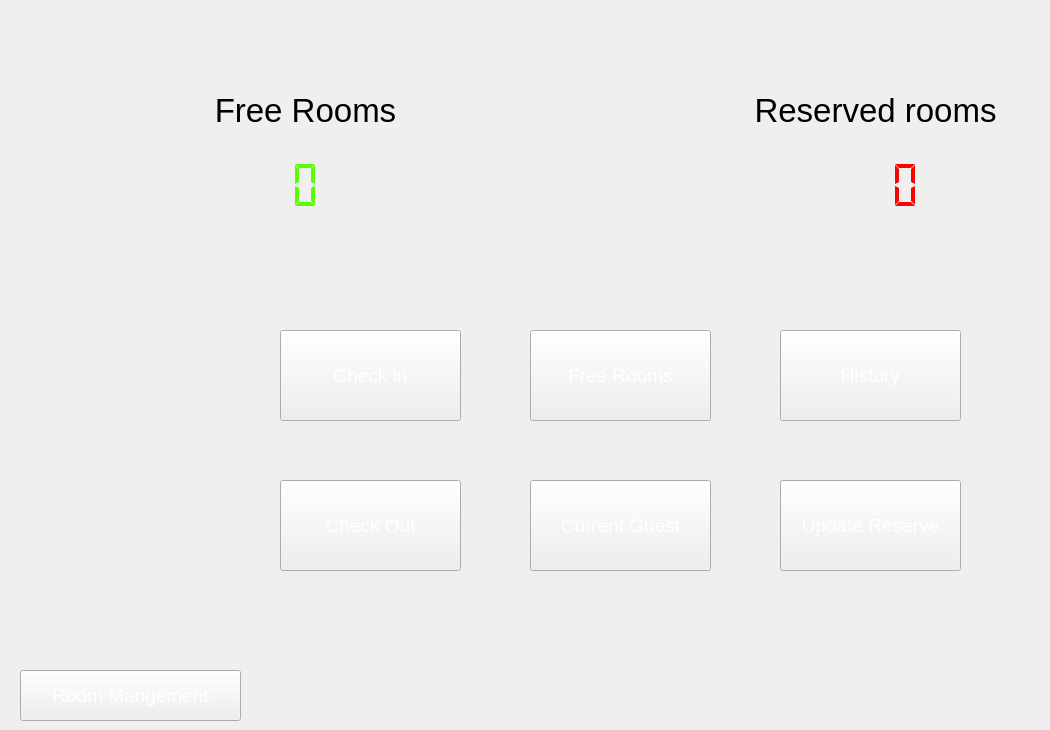
    <widget class="QWidget" name="tab_2">
     <attribute name="title">
      <string>Tab 2</string>
     </attribute>
     <widget class="QLabel" name="label_2">
      <property name="geometry">
       <rect>
        <x>140</x>
        <y>80</y>
        <width>331</width>
        <height>61</height>
       </rect>
      </property>
      <property name="font">
       <font>
        <pointsize>25</pointsize>
       </font>
      </property>
      <property name="text">
       <string>Free Rooms</string>
      </property>
      <property name="alignment">
       <set>Qt::AlignCenter</set>
      </property>
     </widget>
     <widget class="QLabel" name="label_5">
      <property name="geometry">
       <rect>
        <x>710</x>
        <y>80</y>
        <width>331</width>
        <height>61</height>
       </rect>
      </property>
      <property name="font">
       <font>
        <pointsize>25</pointsize>
       </font>
      </property>
      <property name="text">
       <string>Reserved rooms</string>
      </property>
      <property name="alignment">
       <set>Qt::AlignCenter</set>
      </property>
     </widget>
     <widget class="QLCDNumber" name="lcdNumber">
      <property name="geometry">
       <rect>
        <x>190</x>
        <y>160</y>
        <width>131</width>
        <height>51</height>
       </rect>
      </property>
      <property name="styleSheet">
       <string notr="true">QLCDNumber
{
color : rgb(85, 255, 0)
}</string>
      </property>
      <property name="frameShape">
       <enum>QFrame::NoFrame</enum>
      </property>
      <property name="frameShadow">
       <enum>QFrame::Sunken</enum>
      </property>
      <property name="midLineWidth">
       <number>20</number>
      </property>
      <property name="smallDecimalPoint">
       <bool>false</bool>
      </property>
      <property name="mode">
       <enum>QLCDNumber::Oct</enum>
      </property>
      <property name="segmentStyle">
       <enum>QLCDNumber::Flat</enum>
      </property>
      <property name="value" stdset="0">
       <double>0.000000000000000</double>
      </property>
     </widget>
     <widget class="QLCDNumber" name="lcdNumber_2">
      <property name="geometry">
       <rect>
        <x>790</x>
        <y>160</y>
        <width>131</width>
        <height>51</height>
       </rect>
      </property>
      <property name="styleSheet">
       <string notr="true">QLCDNumber
{
color :rgb(255, 0, 0)
}</string>
      </property>
      <property name="frameShape">
       <enum>QFrame::NoFrame</enum>
      </property>
      <property name="smallDecimalPoint">
       <bool>false</bool>
      </property>
      <property name="mode">
       <enum>QLCDNumber::Oct</enum>
      </property>
      <property name="segmentStyle">
       <enum>QLCDNumber::Flat</enum>
      </property>
     </widget>
     <widget class="QPushButton" name="pushButton">
      <property name="geometry">
       <rect>
        <x>280</x>
        <y>330</y>
        <width>181</width>
        <height>91</height>
       </rect>
      </property>
      <property name="font">
       <font>
        <family>MS Shell Dlg 2</family>
        <pointsize>14</pointsize>
        <weight>50</weight>
        <italic>false</italic>
        <bold>false</bold>
       </font>
      </property>
      <property name="styleSheet">
       <string notr="true">QPushButton
{
font: 14pt &quot;MS Shell Dlg 2&quot;;
color : #ffffff
}</string>
      </property>
      <property name="text">
       <string>Check in</string>
      </property>
     </widget>
     <widget class="QPushButton" name="pushButton_3">
      <property name="geometry">
       <rect>
        <x>280</x>
        <y>480</y>
        <width>181</width>
        <height>91</height>
       </rect>
      </property>
      <property name="font">
       <font>
        <family>MS Shell Dlg 2</family>
        <pointsize>14</pointsize>
        <weight>50</weight>
        <italic>false</italic>
        <bold>false</bold>
       </font>
      </property>
      <property name="styleSheet">
       <string notr="true">QPushButton
{
font: 14pt &quot;MS Shell Dlg 2&quot;;
color : #ffffff
}</string>
      </property>
      <property name="text">
       <string>Check Out</string>
      </property>
     </widget>
     <widget class="QPushButton" name="pushButton_6">
      <property name="geometry">
       <rect>
        <x>530</x>
        <y>330</y>
        <width>181</width>
        <height>91</height>
       </rect>
      </property>
      <property name="font">
       <font>
        <family>MS Shell Dlg 2</family>
        <pointsize>14</pointsize>
        <weight>50</weight>
        <italic>false</italic>
        <bold>false</bold>
       </font>
      </property>
      <property name="styleSheet">
       <string notr="true">QPushButton
{
font: 14pt &quot;MS Shell Dlg 2&quot;;
color : #ffffff
}</string>
      </property>
      <property name="text">
       <string>Free Rooms</string>
      </property>
     </widget>
     <widget class="QPushButton" name="pushButton_7">
      <property name="geometry">
       <rect>
        <x>530</x>
        <y>480</y>
        <width>181</width>
        <height>91</height>
       </rect>
      </property>
      <property name="font">
       <font>
        <family>MS Shell Dlg 2</family>
        <pointsize>14</pointsize>
        <weight>50</weight>
        <italic>false</italic>
        <bold>false</bold>
       </font>
      </property>
      <property name="styleSheet">
       <string notr="true">QPushButton
{
font: 14pt &quot;MS Shell Dlg 2&quot;;
color : #ffffff
}</string>
      </property>
      <property name="text">
       <string>Current Guest</string>
      </property>
     </widget>
     <widget class="QPushButton" name="pushButton_12">
      <property name="geometry">
       <rect>
        <x>780</x>
        <y>330</y>
        <width>181</width>
        <height>91</height>
       </rect>
      </property>
      <property name="font">
       <font>
        <family>MS Shell Dlg 2</family>
        <pointsize>14</pointsize>
        <weight>50</weight>
        <italic>false</italic>
        <bold>false</bold>
       </font>
      </property>
      <property name="styleSheet">
       <string notr="true">QPushButton
{
font: 14pt &quot;MS Shell Dlg 2&quot;;
color : #ffffff
}</string>
      </property>
      <property name="text">
       <string>History</string>
      </property>
     </widget>
     <widget class="QPushButton" name="pushButton_18">
      <property name="geometry">
       <rect>
        <x>780</x>
        <y>480</y>
        <width>181</width>
        <height>91</height>
       </rect>
      </property>
      <property name="font">
       <font>
        <family>MS Shell Dlg 2</family>
        <pointsize>14</pointsize>
        <weight>50</weight>
        <italic>false</italic>
        <bold>false</bold>
       </font>
      </property>
      <property name="styleSheet">
       <string notr="true">QPushButton
{
font: 14pt &quot;MS Shell Dlg 2&quot;;
color : #ffffff
}</string>
      </property>
      <property name="text">
       <string>Update Reserve</string>
      </property>
     </widget>
     <widget class="QPushButton" name="pushButton_4">
      <property name="geometry">
       <rect>
        <x>20</x>
        <y>670</y>
        <width>221</width>
        <height>51</height>
       </rect>
      </property>
      <property name="font">
       <font>
        <family>MS Shell Dlg 2</family>
        <pointsize>14</pointsize>
        <weight>50</weight>
        <italic>false</italic>
        <bold>false</bold>
       </font>
      </property>
      <property name="styleSheet">
       <string notr="true">QPushButton
{
font: 14pt &quot;MS Shell Dlg 2&quot;;
color : #ffffff
}</string>
      </property>
      <property name="text">
       <string>Room Mangement</string>
      </property>
     </widget>
    </widget>
